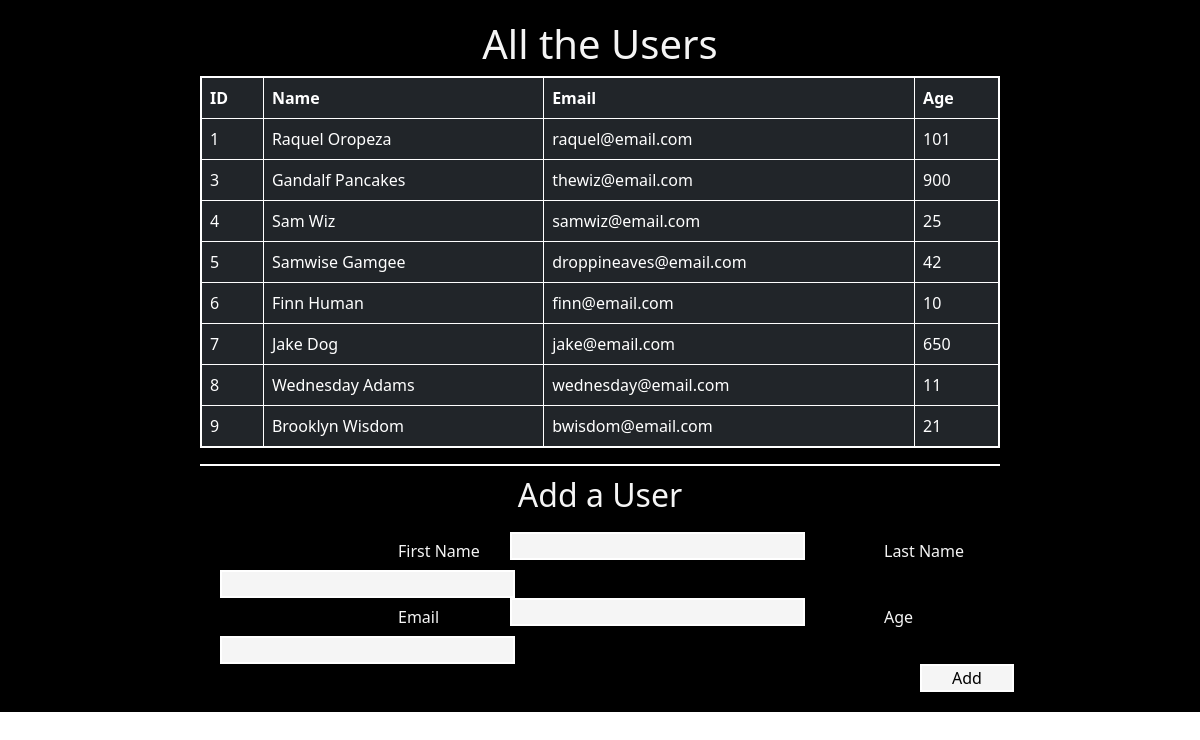
The page / on the database its author committed.
### users_app/models.py (models this page shows)
class Users(models.Model):
    first_name = models.CharField(max_length=255)
    last_name = models.CharField(max_length=255)
    email_address = models.CharField(max_length=255)
    age = models.IntegerField()
    created_at = models.DateTimeField(auto_now_add=True)
    updated_at = models.DateTimeField(auto_now=True)

### users_app/views.py (the view)
# urls.py: path('', views.index),
def index(request):
    context = {
        "all_the_users": Users.objects.all()
    }
    return render(request, "index.html", context)

### users_app/templates/index.html (shortened to what this page needs)
<!DOCTYPE html>
<html lang= "en">
    <head>
        {% load static %}
        <link href="https://cdn.jsdelivr.net/npm/bootstrap@5.0.0-beta1/dist/css/bootstrap.min.css" rel="stylesheet">
        <link rel="stylesheet" href="{% static 'css/style.css' %}">
    </head>
    <div class="container mx-auto">
        <body>
            <h1>All the Users</h1>
            <table class="table table-dark table-bordered">
                <tr>
                    <th>ID</th>
                    <th>Name</th>
                    <th>Email</th>
                    <th>Age</th>
                </tr>
                {% for users in all_the_users %}
                <tr>
                    <td>{{users.id}}</td>
                    <td>{{users.first_name}}  {{users.last_name}}</td>
                    <td>{{users.email_address}}</td>
                    <td>{{users.age}}</td>
                </tr>
                {% endfor %}
            </table>
            <h2>Add a User</h2>
            <form action='/users' method='post'>
                <div class="form-group row">
                    <label for="firstname" class= "col-sm-2 col-form-label">First Name</label>
                    <div class="col-sm-3">
                        <input type='text' name='firstname'>
                    </div>
                    <label for="lastname" class="col-sm-2 col-form-label">Last Name</label>
                    <div class="col-sm-3">
                        <input type='text' name='lastname'>
                    </div>
                </div>
                <div class="form-group row">
                    <label for="email" class="col-sm-2 col-form-label">Email</label>
                    <div class="col-sm-3">
                        <input type='text' name='email'>
                    </div>
                    <label for="age" class= "col-sm-2 col-form-label">Age</label>
                    <div class="col-sm-3">
                        <input type='number' name= 'age'>
                    </div>
                </div>
                <input class="button" type='submit' value='Add'>
            </form>
        </body>
    </div>
</html>

### users_app/static/css/style.css (style rules this page uses)
* { margin: 0; padding: 0; }
.container { max-width: 100%; padding: 20px 200px 20px 200px; background-color: black; }
h1 { text-align: center; color: whitesmoke; }
h2 { text-align: center; color: whitesmoke; border-top: 2px solid white; padding: 10px; }
.table { border: 2px solid white; }
.table-dark { background-color: black; }
form { padding-left: 20px; padding-right: 20px; }
.col-sm-2 { width: 120px; color: whitesmoke; padding-left: 20px; margin-left: 170px; }
input { padding-left: 30px; padding-right: 30px; border: 2px solid white; background-color: whitesmoke; }
.button { text-align: center; margin-left: 700px; }

### rows shown on the page
Users: id "1", first_name "Raquel", last_name "Oropeza", email_address "raquel@email.com", age "101"
Users: id "3", first_name "Gandalf", last_name "Pancakes", email_address "thewiz@email.com", age "900"
Users: id "4", first_name "Sam", last_name "Wiz", email_address "samwiz@email.com", age "25"
Users: id "5", first_name "Samwise", last_name "Gamgee", email_address "droppineaves@email.com", age "42"
Users: id "6", first_name "Finn", last_name "Human", email_address "finn@email.com", age "10"
Users: id "7", first_name "Jake", last_name "Dog", email_address "jake@email.com", age "650"
Users: id "8", first_name "Wednesday", last_name "Adams", email_address "wednesday@email.com", age "11"
Users: id "9", first_name "Brooklyn", last_name "Wisdom", email_address "bwisdom@email.com", age "21"
